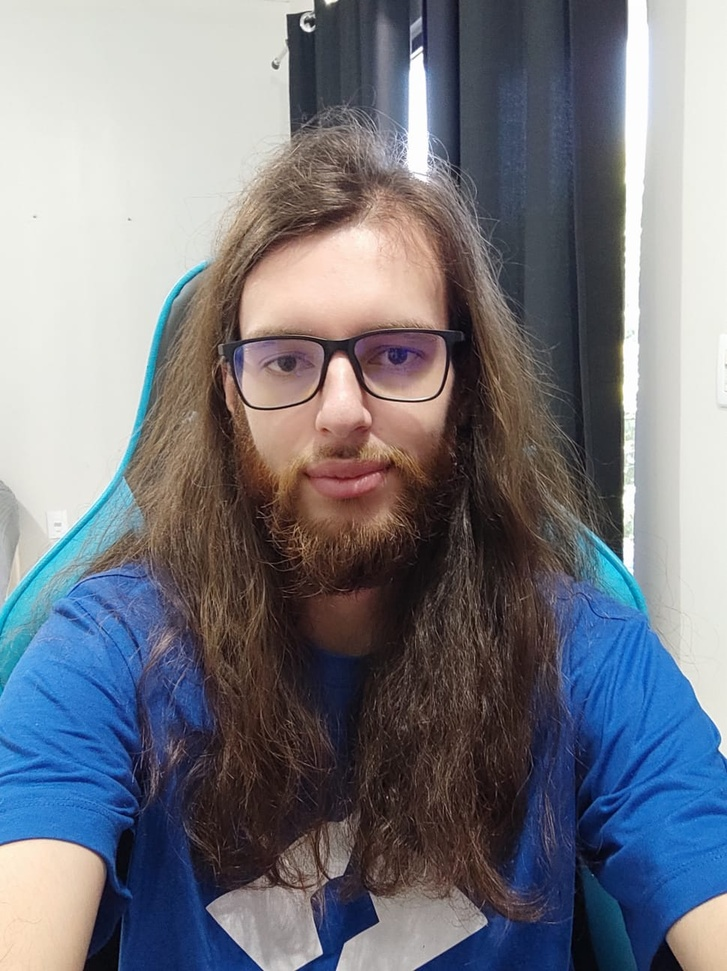
#> input picture processamento-de-imagens/L08-advanced-filters/me.jpeg, 727 x 971 px, shrunk from 970 x 1296 before the run
$ python atividade.py
#> lines starting #> are read from the running program, lines starting #| are printed output that depends on the picture
# 1 - Do módulo filters, biblioteca skimage
# (i.e. https://scikit-image.org/docs/stable/api/skimage.filters.html)
# escolher 3 aleatórios filtros e aplicar em uma imagem qualquer
# 1.1 - Comentar sobre o resultado do filtro respondendo as seguintes perguntas
# 1.1.1 - O filtro é passa alta, passa banda ou passa baixa?
# 1.1.2 - Para que se destina o filtro?
# 1.1.3 - Qual a referência desse filtro? Por quem foi criado (artigo, livro, etc)

import numpy as np
from skimage import io, filters, feature
from matplotlib import pyplot as plt

im = io.imread('me.jpeg')
#> im is the input picture: shape (971, 727, 3); mean R, G, B 119, 120.8, 129.2
im = im[:,:,0]
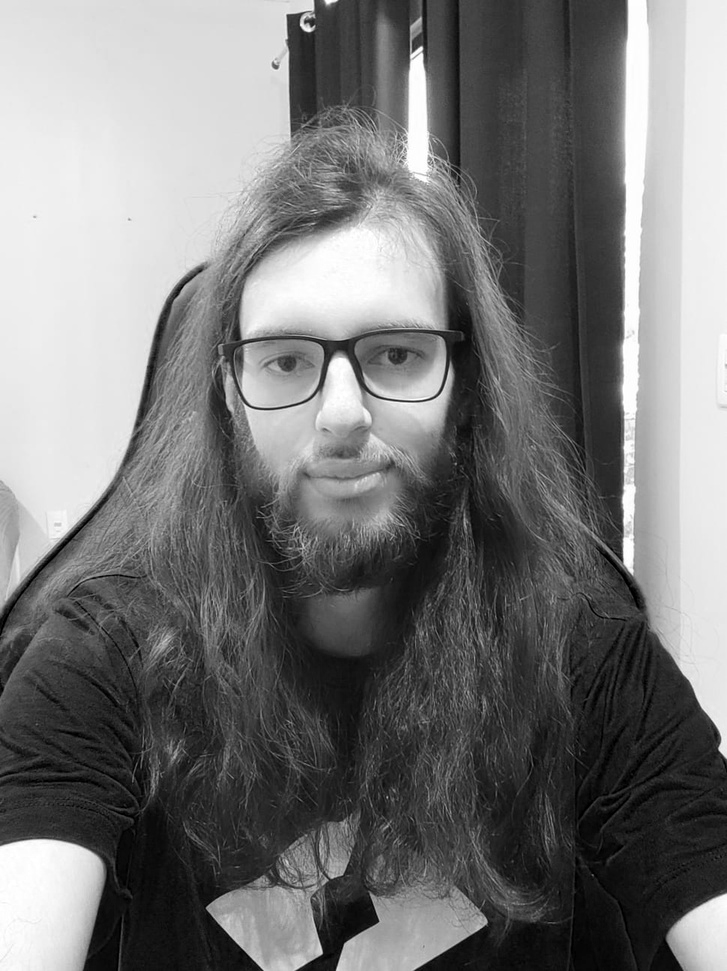
#> im: shape (971, 727); min 0, max 255, mean 119

print(im)
#> (printed output is left out)

# filtro 1
# Este filtro pode ser usado para detectar bordas contínuas, por exemplo, vasos, rugas, rios. Ele pode ser usado para calcular a fração de toda a imagem que contém esses objetos.
# Definido apenas para imagens 2-D e 3-D. Quase igual ao filtro Frangi, mas usa um método alternativo de suavização. Consulte [1] para encontrar as diferenças entre os filtros Frangi e Hessian.
# Escrito por Marc Schrijver (novembro de 2001) Reescrito por DJ Kroon University of Twente (maio de 2009)
#> (the run stopped early here; a loop or call above may not have finished)
